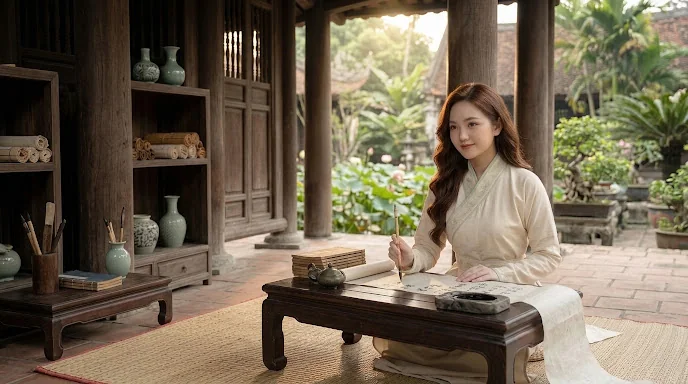
#> input picture assets/nhac/anh-an-thu.webp, 688 x 384 px
$ python hau-ky.py ../../assets/nhac/anh-an-thu.webp ../../assets/nhac/anh-ban-cong-vinh.webp 1.0 1.0
#> lines starting #> are read from the running program, lines starting #| are printed output that depends on the picture
import sys
from PIL import Image, ImageFilter, ImageEnhance, ImageDraw
src, out, f0, f1 = sys.argv[1], sys.argv[2], float(sys.argv[3]), float(sys.argv[4])
im = Image.open(src).convert('RGB'); W, H = im.size
#> further down, im is the input picture: PIL image 688x384 RGB; mean R, G, B 113.1, 100.6, 81.7
#> after `W, H = im.size`: W = 688; H = 384
blur = im.filter(ImageFilter.GaussianBlur(7))
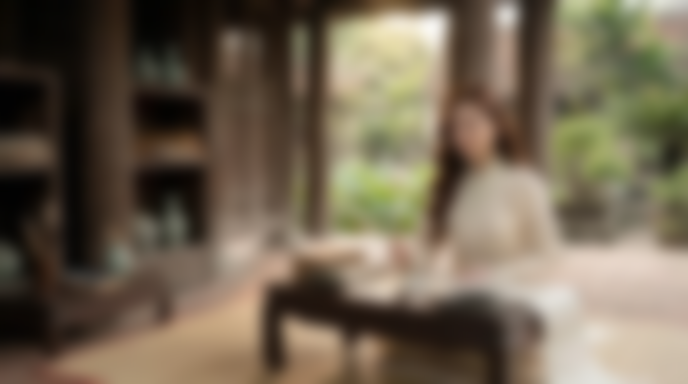
#> blur: PIL image 688x384 RGB; mean R, G, B 113.1, 100.6, 81.7
mask = Image.new('L', (1, H))            # nét ở dải giữa [f0,f1], mờ dần lên trên và xuống dưới (hiệu ứng mô hình thu nhỏ)
for y in range(H):
    t = y / H
    d = (f0 - t) / f0 if t < f0 else ((t - f1) / (1 - f1) if t > f1 else 0)
    mask.putpixel((0, y), int(255 * min(1, d * 1.25) ** 1.3))
im = Image.composite(blur, im, mask.resize((W, H)))
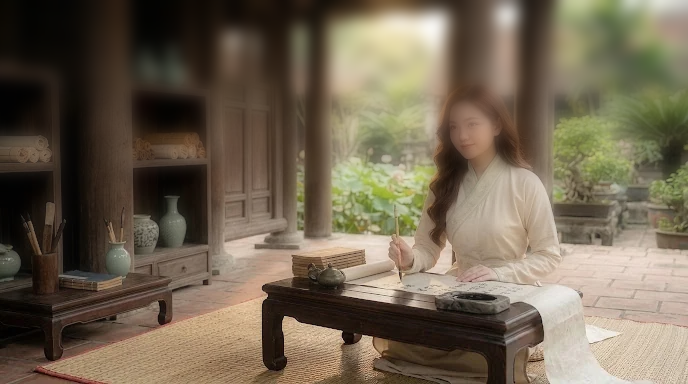
#> im: PIL image 688x384 RGB; mean R, G, B 113.1, 100.6, 81.7
im = ImageEnhance.Color(im).enhance(1.08); im = ImageEnhance.Contrast(im).enhance(1.05)
vig = Image.new('L', (W, H), 0); d = ImageDraw.Draw(vig)    # tối nhẹ bốn góc
#> after `vig = Image.new('L', (W, H), 0)`: vig: PIL image 688x384 L; every value is 0
d.ellipse((-W*0.25, -H*0.35, W*1.25, H*1.35), fill=255); vig = vig.filter(ImageFilter.GaussianBlur(160))
#> after `vig = vig.filter(ImageFilter.GaussianBlur(160))`: vig: PIL image 688x384 L; every value is 255
dark = ImageEnhance.Brightness(im).enhance(0.8); im = Image.composite(im, dark, vig)
#> after `dark = ImageEnhance.Brightness(im).enhance(0.8)`:
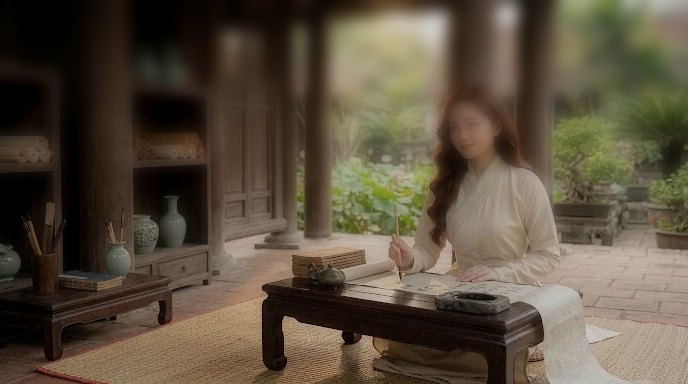
#> dark: PIL image 688x384 RGB; mean R, G, B 90.5, 79.1, 62.2
im.resize((1200, 750), Image.LANCZOS).save(out, 'WEBP', quality=84, method=6)
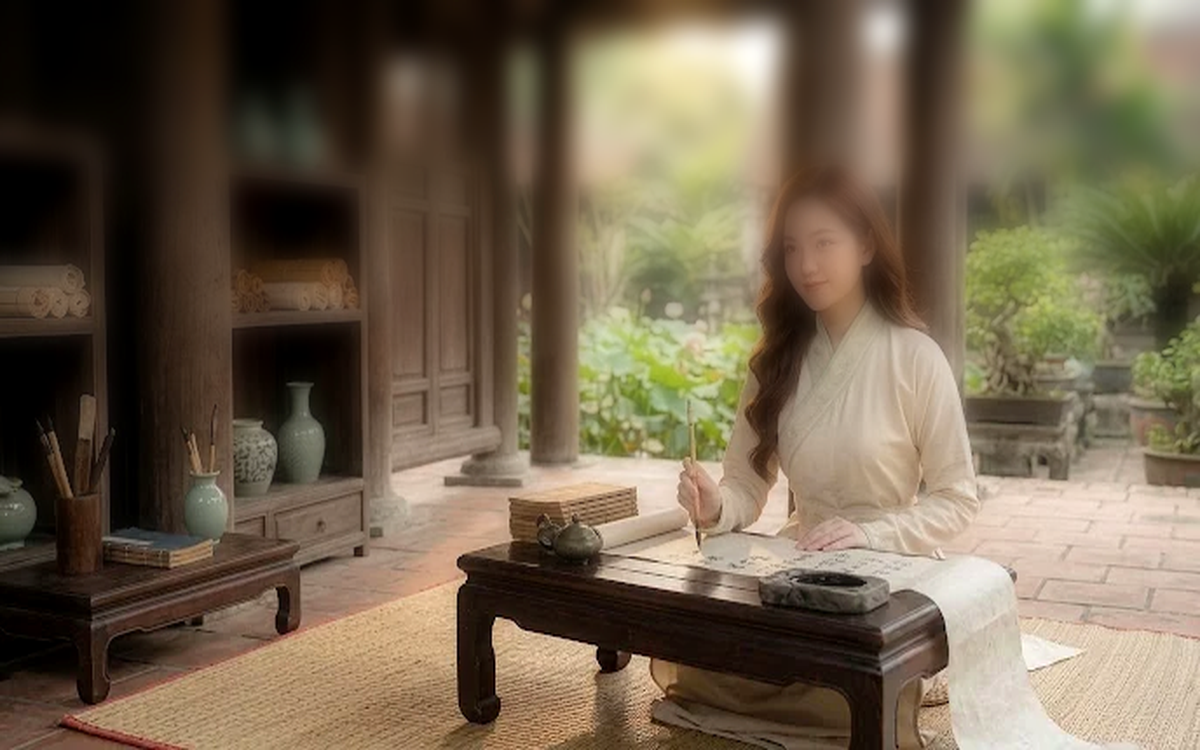
#> saved as anh-ban-cong-vinh.webp: PIL image 1200x750 RGB; mean R, G, B 113.6, 99.3, 78.2

$ run again, on assets/nhac/anh-bat-sen.webp
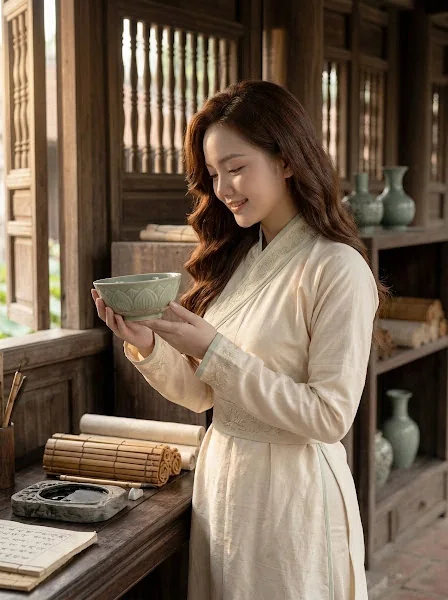
#> input picture assets/nhac/anh-bat-sen.webp, 448 x 600 px
#> im is the input picture: PIL image 448x600 RGB; mean R, G, B 118, 99.7, 82
#> `dark = ImageEnhance.Brightness(im).enhance(0.8)`:
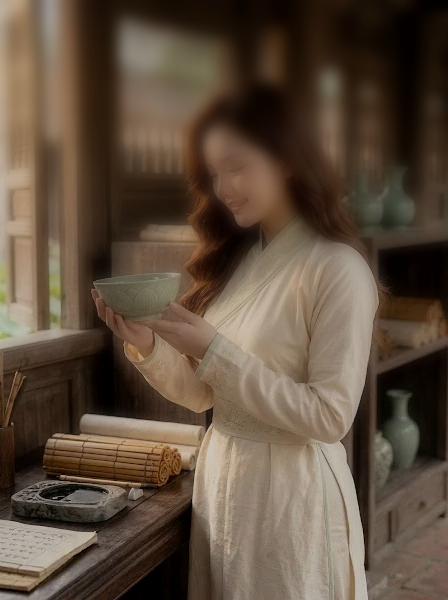
#> dark: PIL image 448x600 RGB; mean R, G, B 94.9, 78.1, 62.3
#> `im.resize((1200, 750), Image.LANCZOS).save(out, 'WEBP', quality=84, me..`:
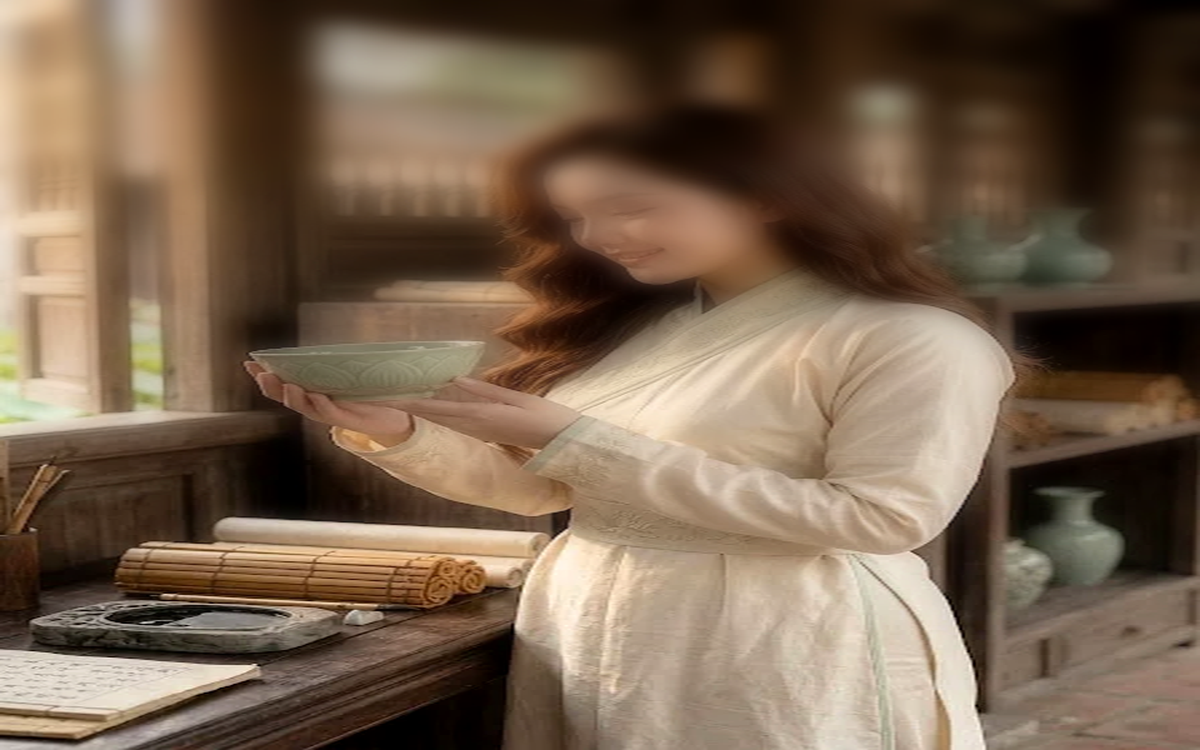
#> saved as anh-bat-sen.webp: PIL image 1200x750 RGB; mean R, G, B 119.1, 98.1, 78.3

$ run again, on assets/nhac/anh-binh-minh-vinh.webp
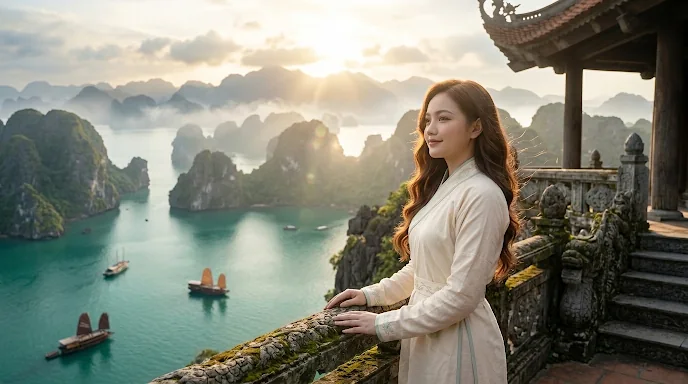
#> input picture assets/nhac/anh-binh-minh-vinh.webp, 688 x 384 px
#> im is the input picture: PIL image 688x384 RGB; mean R, G, B 132.9, 133.8, 120.7
#> `dark = ImageEnhance.Brightness(im).enhance(0.8)`:
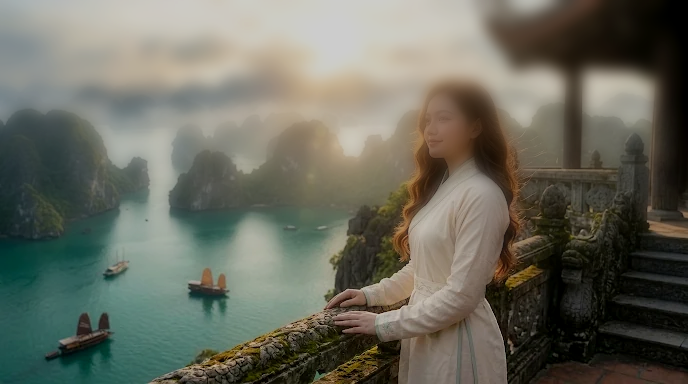
#> dark: PIL image 688x384 RGB; mean R, G, B 105.2, 106.1, 94.2
#> `im.resize((1200, 750), Image.LANCZOS).save(out, 'WEBP', quality=84, me..`:
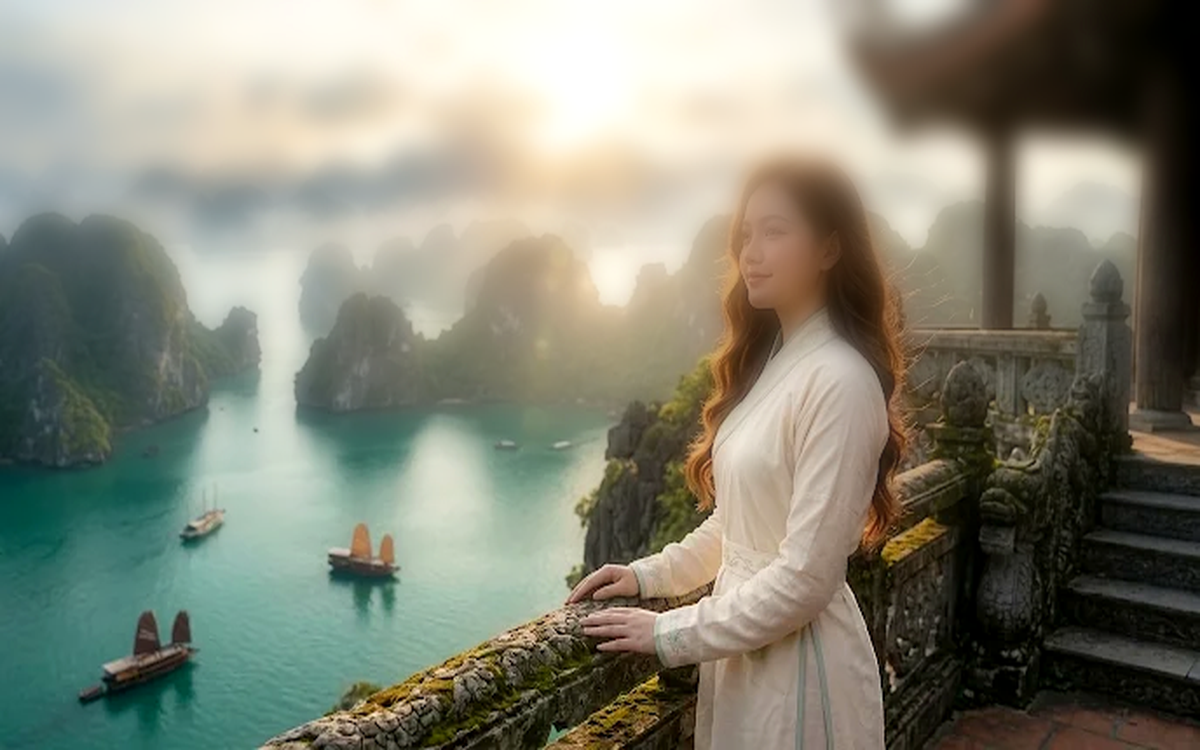
#> saved as anh-binh-minh-vinh.webp: PIL image 1200x750 RGB; mean R, G, B 131.9, 133.1, 118.3

$ run again, on assets/nhac/anh-chuong-ban-do.webp
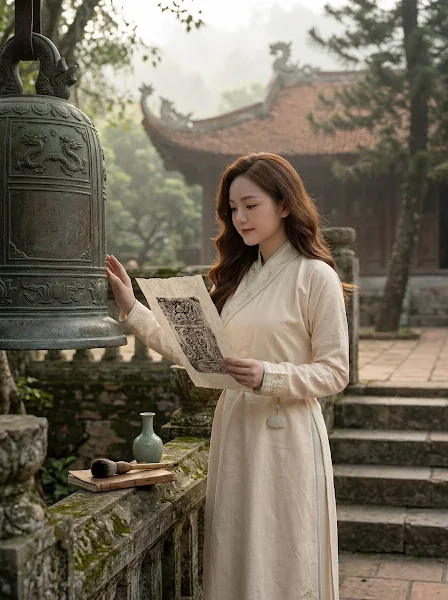
#> input picture assets/nhac/anh-chuong-ban-do.webp, 448 x 600 px
#> im is the input picture: PIL image 448x600 RGB; mean R, G, B 116.8, 108.1, 92.4
#> `dark = ImageEnhance.Brightness(im).enhance(0.8)`:
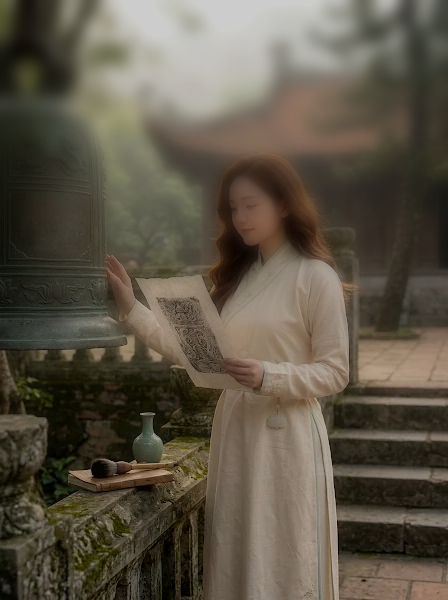
#> dark: PIL image 448x600 RGB; mean R, G, B 93.2, 85.3, 71
#> `im.resize((1200, 750), Image.LANCZOS).save(out, 'WEBP', quality=84, me..`:
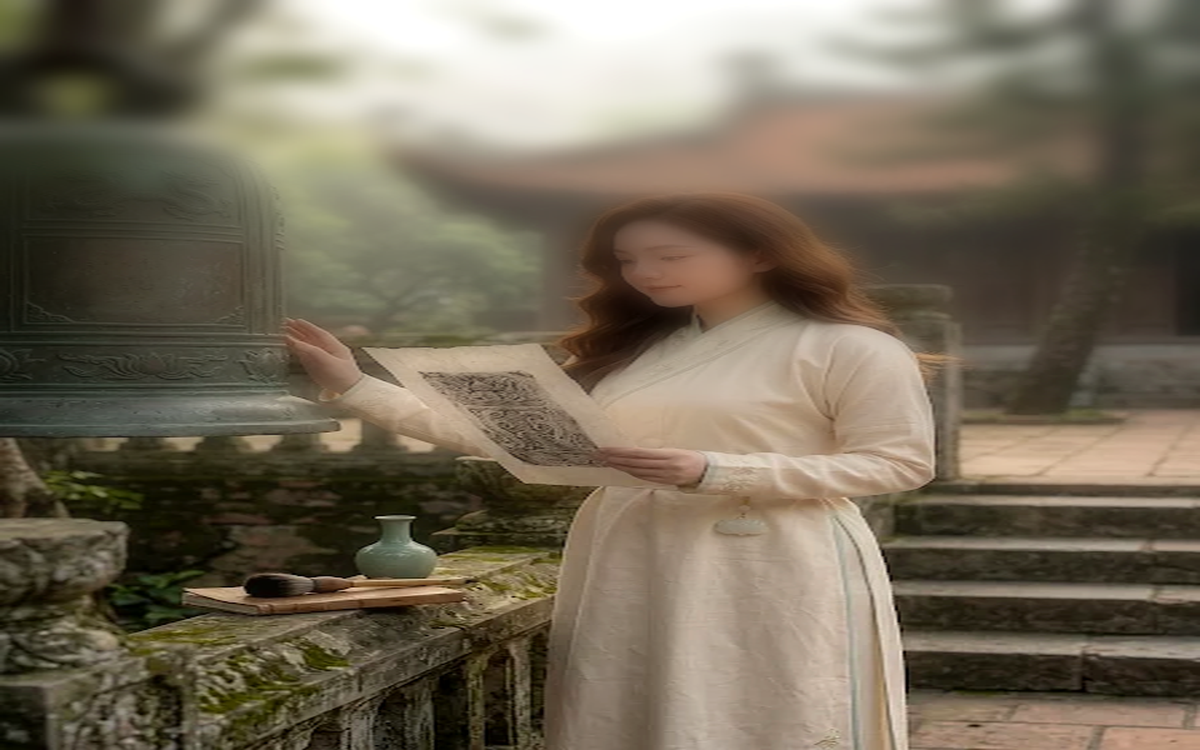
#> saved as anh-chuong-ban-do.webp: PIL image 1200x750 RGB; mean R, G, B 117, 107.1, 89.3
